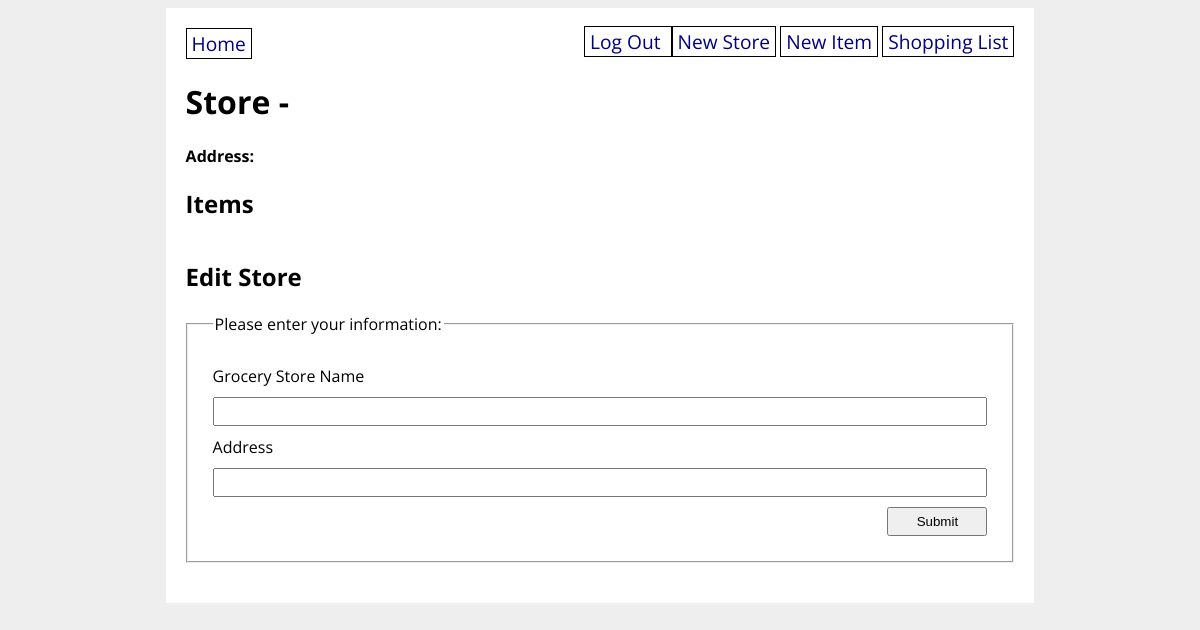
Page /store/2 (signed in) on the earlier database version.
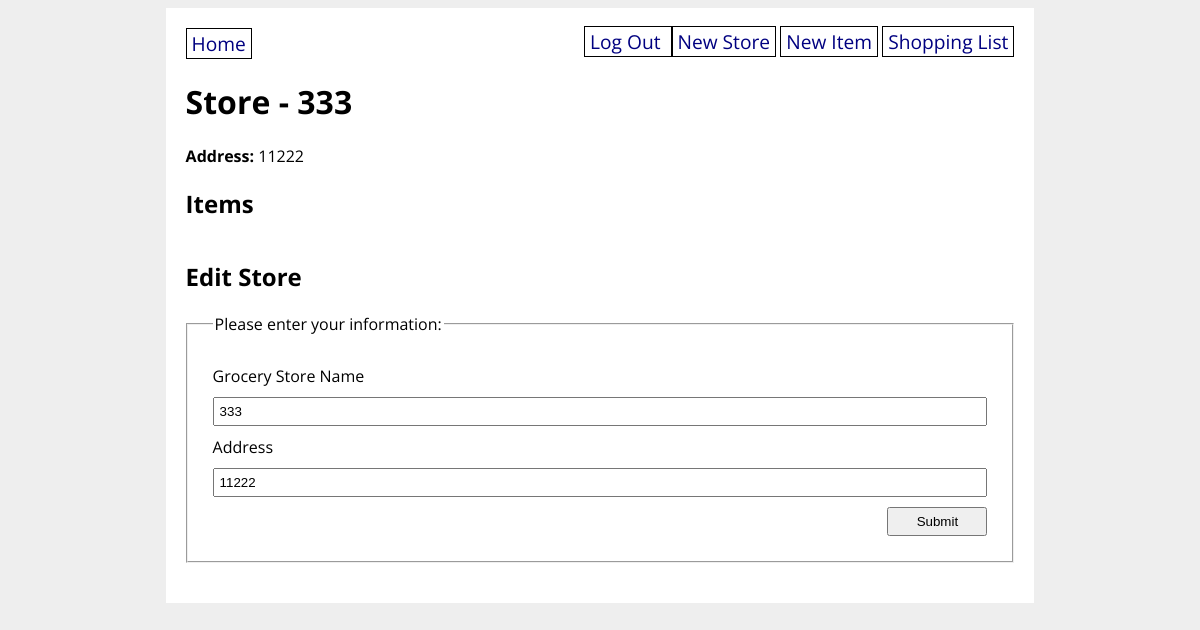
Same page on the later database version.
### grocery_app/models.py (models this page shows)
class GroceryStore(db.Model):
    id = db.Column(db.Integer, primary_key=True)
    title = db.Column(db.String(80), nullable=False)
    address = db.Column(db.String(200), nullable=False)
    items = db.relationship('GroceryItem', back_populates='store')
    created_by_id = db.Column(db.Integer, db.ForeignKey('user.id'))
    created_by = db.relationship('User')

### grocery_app/routes.py (the view, shortened to what this page needs)
@main.route('/store/<store_id>', methods=['GET', 'POST'])
@login_required
def store_detail(store_id):
    store = GroceryStore.query.get(store_id)
    form = GroceryStoreForm(obj=store)
    store = GroceryStore.query.get(store_id)
    return render_template('store_detail.html', store=store, form=form)

### grocery_app/forms.py
class GroceryStoreForm(FlaskForm):
    title = StringField('Grocery Store Name', validators=[DataRequired(), Length(min=1, max=100)])
    address = StringField('Address', validators=[DataRequired()])
    submit = SubmitField('Submit')

### grocery_app/__init__.py (called while the page is built)
@login_manager.user_loader
def load_user(user_id):
    return User.query.get(user_id)

### grocery_app/templates/store_detail.html (shortened to what this page needs)
{% extends 'base.html' %}
{% block content %}
<h1>Store - {{ store.title }}</h1>
<strong>Address:</strong> {{ store.address }}
<h2>Items</h2>
<h2>Edit Store</h2>
<form method="POST">
    <fieldset>
        <legend>Please enter your information:</legend>
        {{ form.title.label }}
        {{ form.title }}
        {{ form.address.label }}
        {{ form.address }}
        {{ form.submit }}
    </fieldset>
</form>
{% endblock %}

Differences in the rows shown:
added GroceryStore: title "333", address "11222"
